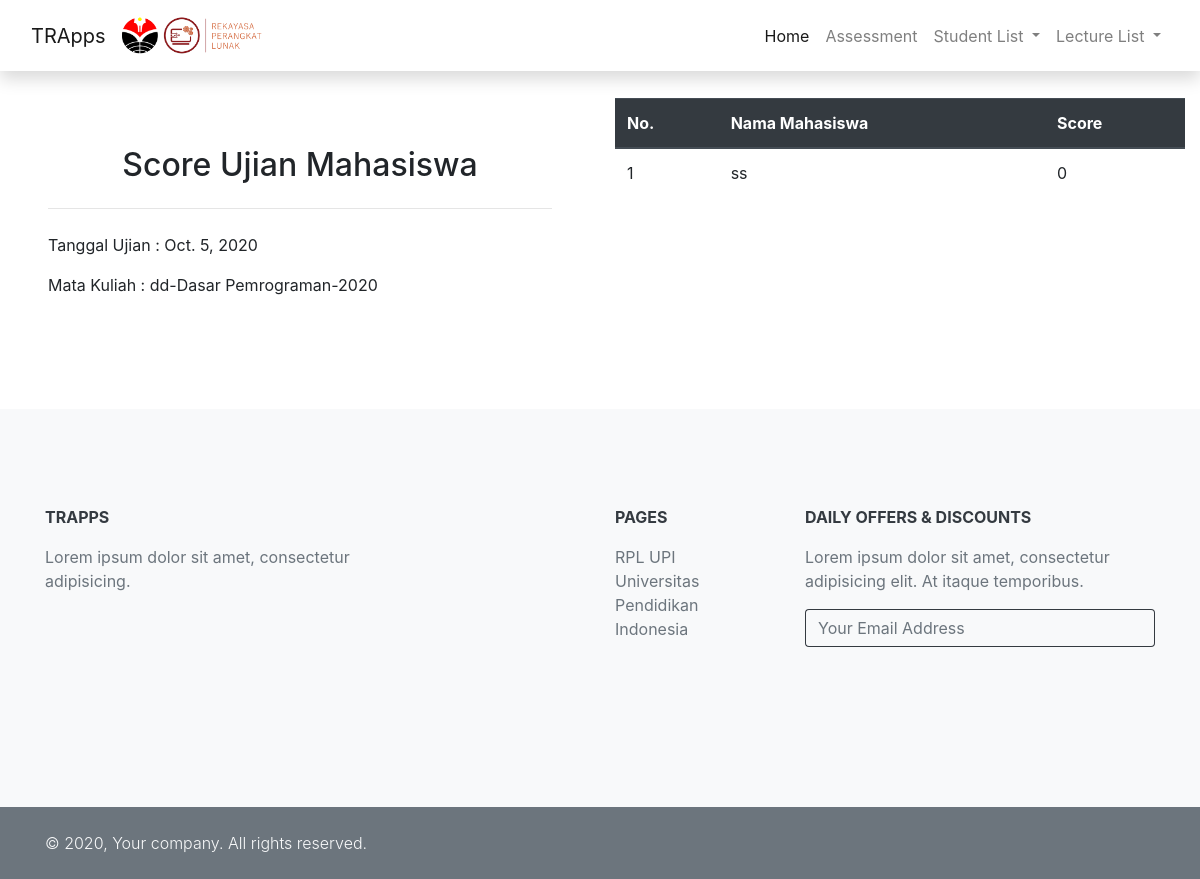
The app's page /viewjadwal/1/studentscore/, older data.
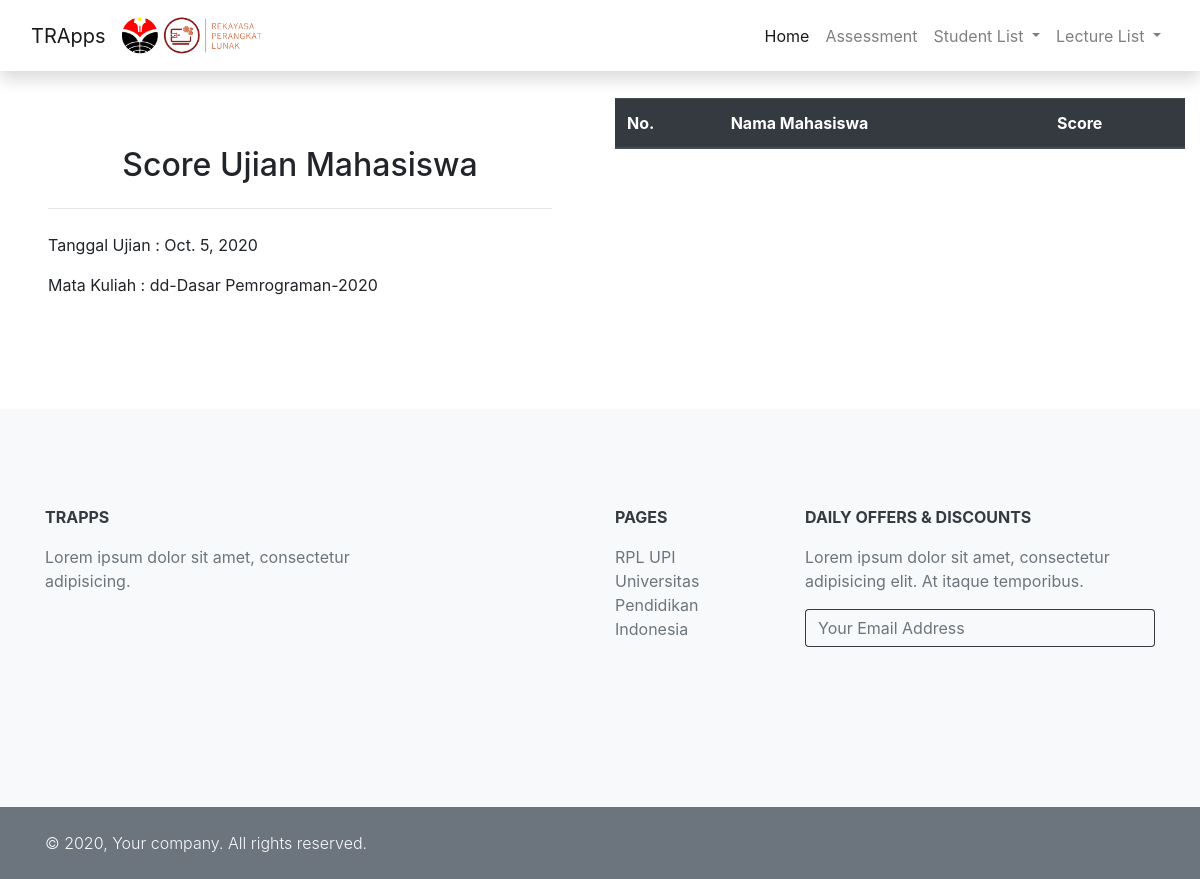
The same page, newer data.
### TRApps/model/tabelScoring.py (models this page shows, shortened)
class Scoring (models.Model):
    tanggalUjian = models.ForeignKey(Test, on_delete=models.CASCADE)
    mahasiswa = models.ForeignKey(Mahasiswa, on_delete=models.CASCADE)
    dosen_pengampu = models.ForeignKey(DosenPengampu, on_delete=models.CASCADE)
    hasilScore = models.IntegerField()

### TRApps/model/tabelMahasiswa.py (models this page shows, shortened)
class Mahasiswa (models.Model):
    nim = models.CharField(max_length=12)
    nama_mahasiswa = models.CharField(max_length=45)

### TRApps/views.py (the view)
# urls.py: path('viewjadwal/<id>/studentscore/', createStudentScore, name = 'scoreMahasiswa'),
def createStudentScore(request, id):
	test_instance = None
	if id:
		test_instance = Test.objects.get(pk=id)
	context = {}
	if request.method == 'POST':
		form = ScoreStudentForm(request.POST)
		if form.is_valid():
			form.save()
	else:
		form = ScoreStudentForm()
	context['form'] = form
	context['dataset'] = Scoring.objects.all()
	context['test_instance'] = test_instance
	return render(request, "viewStudentScore.html", context)

### TRApps/forms/studentScoreForm.py
class ScoreStudentForm(forms.ModelForm):
    helper = FormHelper()
    helper.form_tag = False
    helper.disable_csrf = True
    tanggalUjian = forms.ModelChoiceField(queryset=Test.objects.all(), widget=forms.HiddenInput())
    dosen_pengampu = forms.ModelChoiceField(queryset=DosenPengampu.objects.all(), widget=forms.HiddenInput())
    class Meta:
        model = Scoring
        fields = [
            "tanggalUjian",
            "mahasiswa",
            "dosen_pengampu",
        ]

### TRApps/model/tabelDosenPengampu.py (called while the page is built)
    def __str__(self):
        return self.dosen_Pengampu.nama_dosen+"-"+self.mata_kuliah.namaMK+"-"+self.tahunAjaran

### TRApps/Templates/viewStudentScore.html
{% extends "layout.html" %}
{% block content %}
{% load crispy_forms_tags %}
<section class="">
    <div class="container-fluid my-5">
        <div class="row">
            <div class="p-xl-5 col-lg-6">
                <h2 style="text-align:center;">Score Ujian Mahasiswa</h2>
                <hr class="my-4"/>
                <p> Tanggal Ujian : {{test_instance.tanggalUjian}}</p>
                <p>Mata Kuliah : {{test_instance.mata_kuliah}}</p>
            </div>
            <div class="col-lg-6">
                  <table class="table">
                      <thead class="thead-dark">
                        <tr>
                          <th>No.</th>
                          <th>Nama Mahasiswa</th>
                          <th>Score</th>
                        </tr>
                      </thead>
                    {% for data in dataset %}
                    <tr>
                        <td>{{ data.id }}</td>
                        <td>{{ data.mahasiswa.nama_mahasiswa }}</td>
                        <td>{{ data.hasilScore }} </td>
                    </tr>
                    {% endfor %}
                  </table>
            </div>
        </div>
    </div>
</section>
{% endblock %}

Row changes from the older to the newer data that the page shows:
removed Scoring: id "1", mahasiswa.nama_mahasiswa "ss", hasilScore "0"
